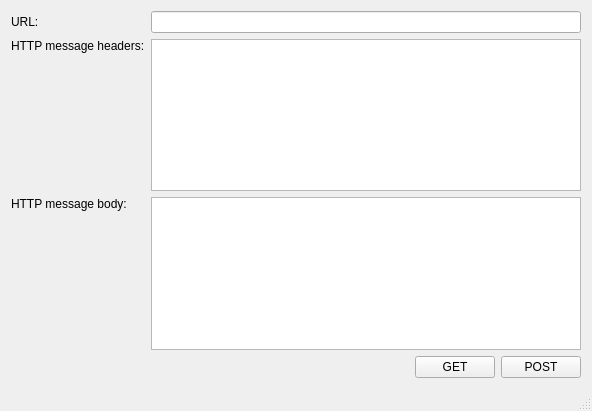
<?xml version="1.0" encoding="UTF-8"?>
<ui version="4.0">
 <class>MainWindow</class>
 <widget class="QMainWindow" name="MainWindow">
  <property name="geometry">
   <rect>
    <x>0</x>
    <y>0</y>
    <width>592</width>
    <height>411</height>
   </rect>
  </property>
  <property name="windowTitle">
   <string>MainWindow</string>
  </property>
  <widget class="QWidget" name="centralWidget">
   <layout class="QGridLayout" name="gridLayout_2">
    <item row="0" column="0">
     <layout class="QGridLayout" name="gridLayout">
      <item row="1" column="0">
       <widget class="QLabel" name="label_3">
        <property name="text">
         <string>HTTP message headers:</string>
        </property>
        <property name="alignment">
         <set>Qt::AlignLeading|Qt::AlignLeft|Qt::AlignTop</set>
        </property>
        <property name="wordWrap">
         <bool>true</bool>
        </property>
       </widget>
      </item>
      <item row="0" column="0">
       <widget class="QLabel" name="label">
        <property name="text">
         <string>URL:</string>
        </property>
       </widget>
      </item>
      <item row="0" column="1">
       <widget class="QLineEdit" name="urlLineedit"/>
      </item>
      <item row="2" column="0">
       <widget class="QLabel" name="label_2">
        <property name="text">
         <string>&lt;html&gt;&lt;head/&gt;&lt;body&gt;&lt;p&gt;HTTP message body:&lt;/p&gt;&lt;/body&gt;&lt;/html&gt;</string>
        </property>
        <property name="alignment">
         <set>Qt::AlignLeading|Qt::AlignLeft|Qt::AlignTop</set>
        </property>
        <property name="wordWrap">
         <bool>true</bool>
        </property>
       </widget>
      </item>
      <item row="3" column="1">
       <layout class="QHBoxLayout" name="horizontalLayout">
        <item>
         <spacer name="horizontalSpacer">
          <property name="orientation">
           <enum>Qt::Horizontal</enum>
          </property>
          <property name="sizeHint" stdset="0">
           <size>
            <width>40</width>
            <height>20</height>
           </size>
          </property>
         </spacer>
        </item>
        <item>
         <widget class="QPushButton" name="getButton">
          <property name="text">
           <string>GET</string>
          </property>
         </widget>
        </item>
        <item>
         <widget class="QPushButton" name="postButton">
          <property name="text">
           <string>POST</string>
          </property>
         </widget>
        </item>
       </layout>
      </item>
      <item row="1" column="1">
       <widget class="QPlainTextEdit" name="headerText"/>
      </item>
      <item row="2" column="1">
       <widget class="QPlainTextEdit" name="bodyText"/>
      </item>
     </layout>
    </item>
   </layout>
  </widget>
  <widget class="QStatusBar" name="statusBar"/>
 </widget>
 <layoutdefault spacing="6" margin="11"/>
 <resources/>
 <connections/>
 <slots>
  <slot>getbutton_clicked()</slot>
 </slots>
</ui>
